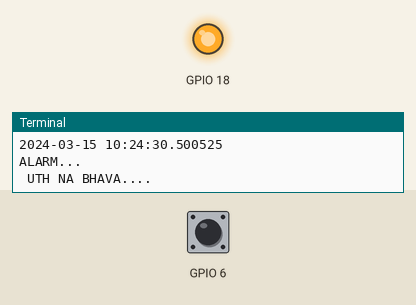
Simulated run of this program. Board: Raspberry Pi (BCM pin numbers). Shown: output pins drawn as LEDs (lit = HIGH), the last lines printed to the terminal. Inputs (shaded band) come from the test bench; at power-on: GPIO 6 LOW. The clock reads 2024-03-15 10:24:30 at power-on unless the program sets it; sending an e-mail succeeds after 1 s.

Above: at 1.7 s.
1.8 s: GPIO 6 pulled HIGH for 1.25 s
At 2.5 s:
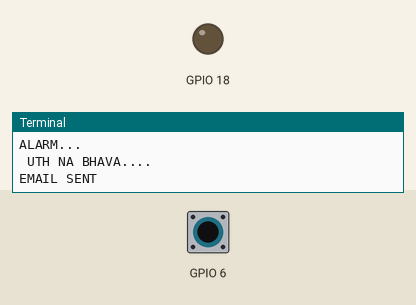
Timing chart, 0 to 4.8 s (numbered marks = the images above; inputs shaded):
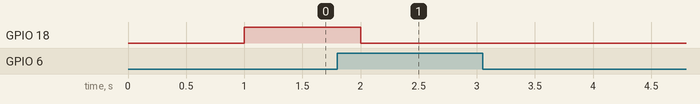

The program:

schoolbell.py
```python
import RPi.GPIO as GPIO
import smtplib
import datetime
import time
server=smtplib.SMTP('smtp.gmail.com',587)
server.starttls()
server.login('varad.joshi5299@gmail.com','varad123')
GPIO.setmode(GPIO.BCM)
GPIO.setup(18,GPIO.OUT)
GPIO.setup(6,GPIO.IN,pull_up_down=GPIO.PUD_DOWN)
while True:
    t=datetime.datetime.now()
    mesg="alarm worked\n"+str(t)
    server.sendmail("varad.joshi5299","renukadasnb5@gmail.com",mesg)
    print t
    for i in range (60):
        if (GPIO.input(6)==True):
            break
        GPIO.output(18,GPIO.HIGH)
        print "ALARM...\n UTH NA BHAVA...."
        time.sleep(1)
    print 'EMAIL SENT'
    GPIO.output(18,GPIO.LOW)
    time.sleep(60-i)
```

Measured:
- after the input at 1.8 s, GPIO 18: HIGH → LOW after 0.20 s
